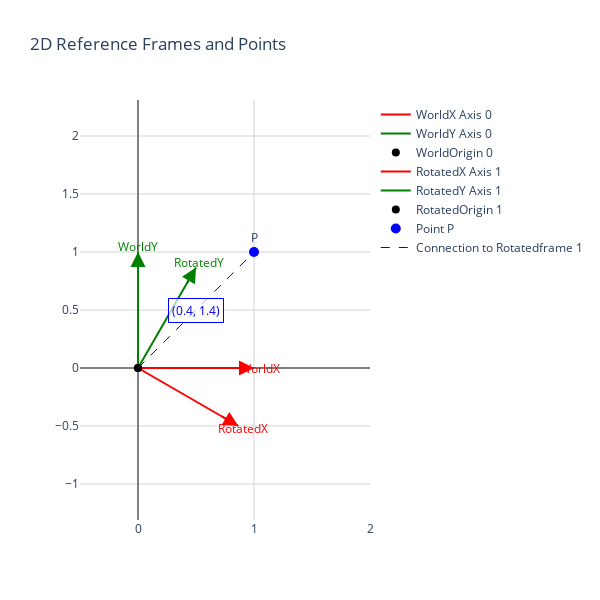

Notebook source saved alongside this figure:
### Markdown cell above
### 1.3 Coordinate Transformation: Mathematics Behind Rotation

Let's figure out how to find the coordinates of our point P(1, 1) in the rotated frame.

#### Simple explanation of coordinate transformation

Imagine you're standing on a grid, looking in a certain direction (let's call it 'forward'). You see a point P at position (1, 1), meaning it's 1 step right and 1 step forward from you.

Now, if you turn 30 degrees to your right (clockwise), the point P hasn't moved, but from your new perspective, its coordinates will change. This is exactly what happens with coordinate frames!

#### How to calculate the new coordinates

When we rotate a frame clockwise by an angle θ, we can find the new coordinates using this special pattern:

$$\begin{bmatrix} x' \\ y' \end{bmatrix} = \begin{bmatrix} \cos(\theta) & -\sin(\theta) \\ \sin(\theta) & \cos(\theta) \end{bmatrix} \begin{bmatrix} x \\ y \end{bmatrix}$$

This looks complicated, but it just means:
- x' = x·cos(θ) - y·sin(θ)
- y' = x·sin(θ) + y·cos(θ)
<!-- 
#### Why this works (a visual explanation)

Let's break this down in a way that makes sense without advanced math:

1. The original coordinate system has two directions: right (x-axis) and up (y-axis)

2. When we rotate the frame by θ degrees clockwise:
   - The new 'right' direction (x'-axis) is rotated clockwise from the original right
   - The new 'up' direction (y'-axis) is rotated clockwise from the original up

3. To find how much of a point is in the new 'right' direction (x'):
   - We take the amount it was in the original right direction (x) but scaled by how much the new right aligns with the old right (cos(θ))
   - Minus the amount it was in the original up direction (y) but scaled by how much the new right aligns with the old up (-sin(θ))

4. Similarly for the new 'up' direction (y'):
   - We take the amount it was in the original right direction (x) but scaled by how much the new up aligns with the old right (sin(θ))
   - Plus the amount it was in the original up direction (y) but scaled by how much the new up aligns with the old up (cos(θ))

This rotation matrix for clockwise rotation is:

$$\begin{bmatrix} \cos(\theta) & -\sin(\theta) \\ \sin(\theta) & \cos(\theta) \end{bmatrix}$$ -->

Notice how it differs from the counterclockwise rotation matrix by the sign of the sine terms.

Let's calculate what happens to our point (1, 1) when viewed from a frame rotated by 30 degrees clockwise:

### Code cell
# Calculate coordinates in rotated frame
theta = radians(-rotation_angle)  # Convert to positive radians for clockwise rotation
x, y = 1, 1  # Original point coordinates

# Let's write out the formula step by step
x_prime = x * cos(theta) - y * sin(theta)
y_prime = x * sin(theta) + y * cos(theta)

print(f"Angle of rotation: {-rotation_angle} degrees clockwise")
print(f"Using the clockwise rotation formulas:")
print(f"x' = x·cos({-rotation_angle}°) - y·sin({-rotation_angle}°) = {x}·{cos(theta):.4f} - {y}·{sin(theta):.4f} = {x_prime:.4f}")
print(f"y' = x·sin({-rotation_angle}°) + y·cos({-rotation_angle}°) = {x}·{sin(theta):.4f} + {y}·{cos(theta):.4f} = {y_prime:.4f}")

# Let's do the same calculation using the rotation matrix
R = np.array([
    [cos(theta), -sin(theta)],
    [sin(theta), cos(theta)]
])

point_in_world = np.array([x, y])
point_in_rotated = R @ point_in_world

print("\nUsing the rotation matrix (same result, just written differently):")
print(f"[ {R[0,0]:.4f}  {R[0,1]:.4f} ] × [ {x} ] = [ {point_in_rotated[0]:.4f} ]")
print(f"[ {R[1,0]:.4f}  {R[1,1]:.4f} ]   [ {y} ]   [ {point_in_rotated[1]:.4f} ]")

print("\nSummary:")
print(f"Point coordinates in world frame: ({x}, {y})")
print(f"Point coordinates in rotated frame: ({point_in_rotated[0]:.4f}, {point_in_rotated[1]:.4f})")

# Visualize this transformation
fig = create_2d_visualization(
    points=[[x, y, "P", "blue", 1]],
    frames=[[0, 0, 0, "World"], [0, 0, rotation_angle, "Rotated"]],
    show_coords=True,
    show_labels=True
)
fig.show()

### Figure 1 — Plotly figure (JSON) as saved in the notebook; plotly's stock layout.template omitted (floating-point values rounded to 4 significant figures)
{"data": [{"line": {"color": "red", "width": 2}, "mode": "lines", "name": "WorldX Axis 0", "type": "scatter", "x": [0, 1], "y": [0, 0]}, {"line": {"color": "green", "width": 2}, "mode": "lines", "name": "WorldY Axis 0", "type": "scatter", "x": [0, 0], "y": [0, 1]}, {"marker": {"color": "black", "size": 8, "symbol": "circle"}, "mode": "markers", "name": "WorldOrigin 0", "type": "scatter", "x": [0], "y": [0]}, {"line": {"color": "red", "width": 2}, "mode": "lines", "name": "RotatedX Axis 1", "type": "scatter", "x": [0, 0.866], "y": [0, -0.5]}, {"line": {"color": "green", "width": 2}, "mode": "lines", "name": "RotatedY Axis 1", "type": "scatter", "x": [0, 0.5], "y": [0, 0.866]}, {"marker": {"color": "black", "size": 8, "symbol": "circle"}, "mode": "markers", "name": "RotatedOrigin 1", "type": "scatter", "x": [0], "y": [0]}, {"marker": {"color": "blue", "size": 10}, "mode": "markers+text", "name": "Point P", "text": ["P"], "textposition": "top center", "type": "scatter", "x": [1], "y": [1]}, {"line": {"color": "blue", "dash": "dash", "width": 1}, "mode": "lines", "name": "Connection to Rotatedframe 1", "type": "scatter", "x": [0, 1], "y": [0, 1]}], "layout": {"annotations": [{"arrowcolor": "red", "arrowhead": 2, "arrowsize": 1.5, "arrowwidth": 2, "ax": 0.8, "axref": "x", "ay": 0, "ayref": "y", "showarrow": true, "x": 1, "xref": "x", "y": 0, "yref": "y"}, {"arrowcolor": "green", "arrowhead": 2, "arrowsize": 1.5, "arrowwidth": 2, "ax": 0, "axref": "x", "ay": 0.8, "ayref": "y", "showarrow": true, "x": 0, "xref": "x", "y": 1, "yref": "y"}, {"font": {"color": "red", "size": 12}, "showarrow": false, "text": "WorldX", "x": 1.05, "xref": "x", "y": 0, "yref": "y"}, {"font": {"color": "green", "size": 12}, "showarrow": false, "text": "WorldY", "x": 0, "xref": "x", "y": 1.05, "yref": "y"}, {"arrowcolor": "red", "arrowhead": 2, "arrowsize": 1.5, "arrowwidth": 2, "ax": 0.6928, "axref": "x", "ay": -0.4, "ayref": "y", "showarrow": true, "x": 0.866, "xref": "x", "y": -0.5, "yref": "y"}, {"arrowcolor": "green", "arrowhead": 2, "arrowsize": 1.5, "arrowwidth": 2, "ax": 0.4, "axref": "x", "ay": 0.6928, "ayref": "y", "showarrow": true, "x": 0.5, "xref": "x", "y": 0.866, "yref": "y"}, {"font": {"color": "red", "size": 12}, "showarrow": false, "text": "RotatedX", "x": 0.9093, "xref": "x", "y": -0.525, "yref": "y"}, {"font": {"color": "green", "size": 12}, "showarrow": false, "text": "RotatedY", "x": 0.525, "xref": "x", "y": 0.9093, "yref": "y"}, {"bgcolor": "rgba(255, 255, 255, 0.7)", "bordercolor": "blue", "borderpad": 3, "borderwidth": 1, "font": {"color": "blue", "size": 12}, "showarrow": false, "text": "(0.4, 1.4)", "x": 0.5, "y": 0.5}], "height": 600, "plot_bgcolor": "white", "title": {"text": "2D Reference Frames and Points"}, "width": 600, "xaxis": {"gridcolor": "lightgray", "gridwidth": 1, "range": [-0.5, 2], "showgrid": true, "title": {"text": ""}, "zeroline": true, "zerolinecolor": "gray", "zerolinewidth": 2}, "yaxis": {"gridcolor": "lightgray", "gridwidth": 1, "range": [-0.5, 1.5], "scaleanchor": "x", "scaleratio": 1, "showgrid": true, "title": {"text": ""}, "zeroline": true, "zerolinecolor": "gray", "zerolinewidth": 2}}}
